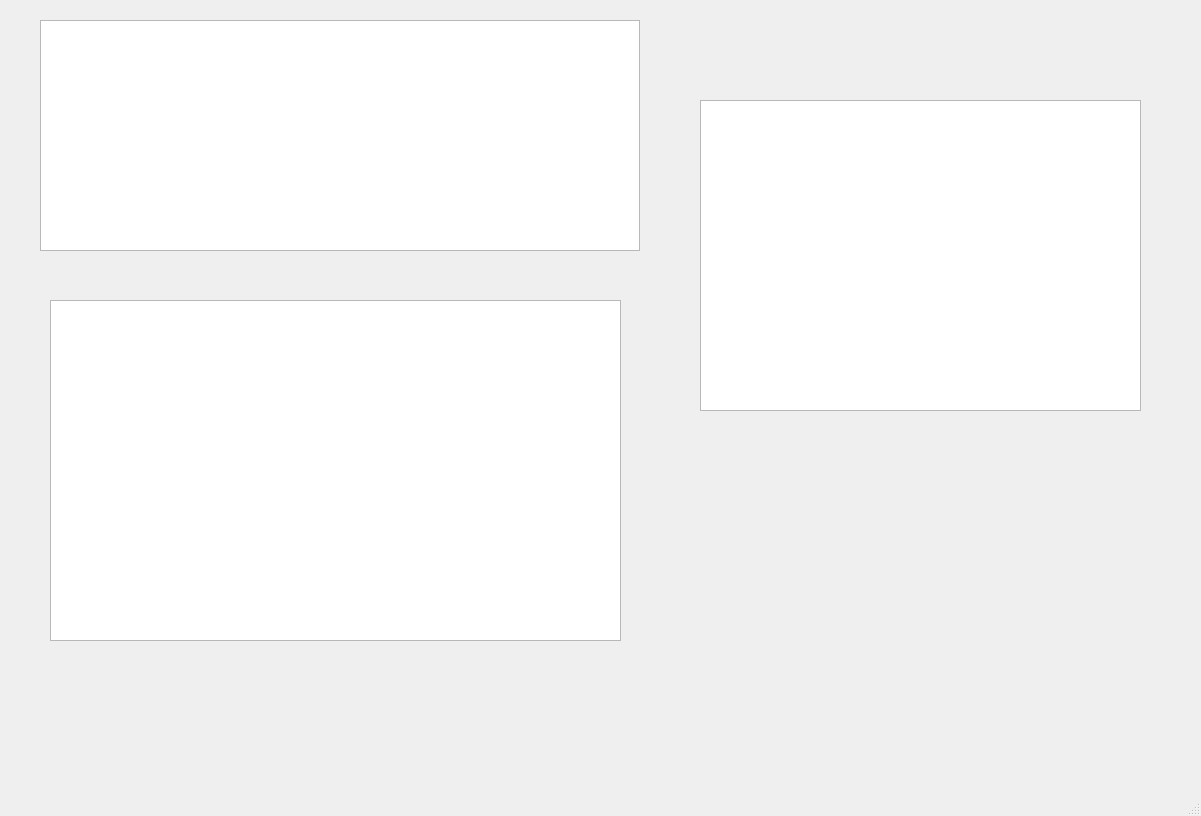
<?xml version="1.0" encoding="UTF-8"?>
<ui version="4.0">
 <class>MainWindow</class>
 <widget class="QMainWindow" name="MainWindow">
  <property name="geometry">
   <rect>
    <x>0</x>
    <y>0</y>
    <width>1201</width>
    <height>816</height>
   </rect>
  </property>
  <property name="windowTitle">
   <string>MainWindow</string>
  </property>
  <widget class="QWidget" name="centralwidget">
   <widget class="QListWidget" name="listWidget">
    <property name="geometry">
     <rect>
      <x>40</x>
      <y>20</y>
      <width>600</width>
      <height>231</height>
     </rect>
    </property>
   </widget>
   <widget class="QListView" name="listView">
    <property name="geometry">
     <rect>
      <x>50</x>
      <y>300</y>
      <width>571</width>
      <height>341</height>
     </rect>
    </property>
   </widget>
   <widget class="QListWidget" name="listWidget_2">
    <property name="geometry">
     <rect>
      <x>700</x>
      <y>100</y>
      <width>441</width>
      <height>311</height>
     </rect>
    </property>
   </widget>
  </widget>
  <widget class="QMenuBar" name="menubar">
   <property name="geometry">
    <rect>
     <x>0</x>
     <y>0</y>
     <width>1201</width>
     <height>23</height>
    </rect>
   </property>
  </widget>
  <widget class="QStatusBar" name="statusbar"/>
 </widget>
 <resources/>
 <connections/>
</ui>
